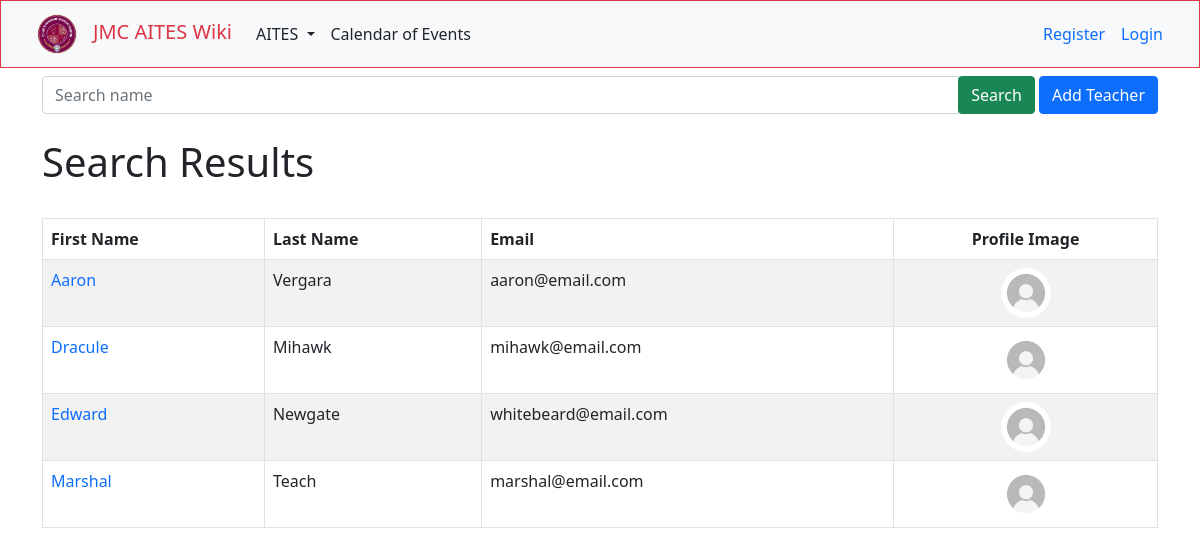
The page /teachers/search/ on the database its author committed.
### teachers/models.py (models this page shows, shortened)
class Teacher(models.Model):
    fname = models.CharField(max_length=64, verbose_name="First Name")
    lname = models.CharField(max_length=64, verbose_name="Last Name")
    birthdate = models.DateField(blank=True, null=True)
    email = models.EmailField(unique=True, max_length=64, verbose_name="Email")
    subjects = models.ManyToManyField(Subject, blank=True, related_name="teacher")
    image = models.ImageField(upload_to=image_path, default="teacher_pic/default.jpg")

### teachers/views.py (the view)
# urls.py: path('search/', views.search, name='search'),
def search(request):
    term = request.GET.get('search', '')
    teacher = Teacher.objects.filter(Q(fname__icontains=term) | Q(lname__icontains=term)).order_by('fname')
    paginator = Paginator(teacher, 10)
    page_number = request.GET.get('page')
    teacher = paginator.get_page(page_number)
    return render(request, 'teachers/search.html', {
        'teachers': teacher,
    })

### teachers/templates/teachers/search.html (shortened to what this page needs)
{% extends 'users/layout.html' %}
{% block body %}
{% include 'partials/_navbar.html' %}
<div class="container mt-2">
    <form action="{% url 'teachers:search' %}" method='GET' class="mb-4 mt-2">
        <div class="input-group">
          <input type="text" class="form-control" placeholder="Search name" name="search" required>
          <div class="input-group-append">
            <button type="submit" class="btn btn-success">Search</button>
            <a href="{% url 'teachers:add' %}" class="btn btn-primary" role="button">Add Teacher</a>
          </div>
        </div>
    </form>
    <h1>
        Search Results
    </h1>
    {% if teachers %}
    <div class="row">
        {% if teachers %}
        <div class="table-responsive mt-4">
            <table class="table table-bordered table-striped table-hover">
              <thead>
                <tr>
                  <th>First Name</th>
                  <th>Last Name</th>
                  <th>Email</th>
                  <th class="text-center">Profile Image</th>
                </tr>
              </thead>
              <tbody>
                {% for teacher in teachers %}
                <tr>
                  <td>
                    <a class="text-decoration-none" href="{% url 'teachers:details' teacher.id %}">
                      {{teacher.fname}}
                    </a>
                  </td>
                  <td>{{teacher.lname}}</td>
                  <td>{{teacher.email}}</td>
                  <td class="text-center">
                    <a class="text-decoration-none" href="{% url 'teachers:details' teacher.id %}">
                      <img src="/teachers/media/{{teacher.image}}" alt="userimage" width="50" class="rounded-circle">
                    </a>
                  </td>
                </tr>
                {% endfor %}
              </tbody>
            </table>
          </div>
    </div>
    {% else %}
      <h1>
        Search Results
      </h1>
      <p>No query found</p>
    {% endif %}
    {% else %}
    <p>No record.</p>
    {% endif %}
</div>
{% endblock %}

### rows shown on the page
Teacher: fname "Aaron", lname "Vergara", email "aaron@email.com", image (placeholder picture)
Teacher: fname "Dracule", lname "Mihawk", email "mihawk@email.com", image (placeholder picture)
Teacher: fname "Edward", lname "Newgate", email "whitebeard@email.com", image (placeholder picture)
Teacher: fname "Marshal", lname "Teach", email "marshal@email.com", image (placeholder picture)
